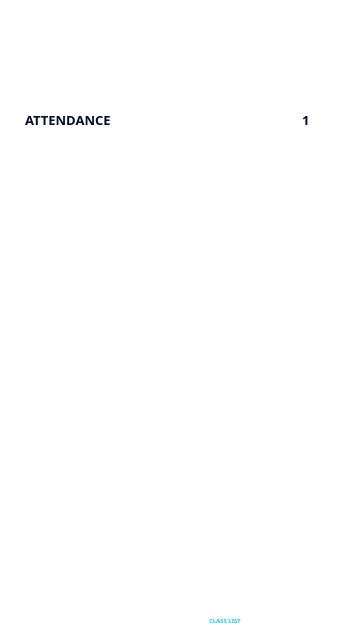
<?xml version="1.0" encoding="UTF-8"?>
<ui version="4.0">
 <class>Lecturer_Attendance_List</class>
 <widget class="QMainWindow" name="Lecturer_Attendance_List">
  <property name="geometry">
   <rect>
    <x>0</x>
    <y>0</y>
    <width>360</width>
    <height>640</height>
   </rect>
  </property>
  <property name="windowTitle">
   <string>Lecturer Attendance List</string>
  </property>
  <property name="windowIcon">
   <iconset resource="resources.qrc">
    <normaloff>:/res/assets/presence_logo.png</normaloff>:/res/assets/presence_logo.png</iconset>
  </property>
  <widget class="QWidget" name="centralwidget">
   <property name="styleSheet">
    <string notr="true">QWidget #centralwidget {
	background-color: #FFFFFF;
}</string>
   </property>
   <widget class="QGroupBox" name="footerGroup">
    <property name="geometry">
     <rect>
      <x>0</x>
      <y>510</y>
      <width>360</width>
      <height>130</height>
     </rect>
    </property>
    <property name="styleSheet">
     <string notr="true">QGroupBox {
	border: 0px;
	border-radius: 0px;
}</string>
    </property>
    <property name="title">
     <string/>
    </property>
    <widget class="QLabel" name="footerHud">
     <property name="geometry">
      <rect>
       <x>10</x>
       <y>70</y>
       <width>340</width>
       <height>60</height>
      </rect>
     </property>
     <property name="text">
      <string/>
     </property>
     <property name="pixmap">
      <pixmap resource="resources.qrc">:/res/assets/footer.png</pixmap>
     </property>
     <property name="alignment">
      <set>Qt::AlignCenter</set>
     </property>
    </widget>
    <widget class="QPushButton" name="homeButton">
     <property name="geometry">
      <rect>
       <x>120</x>
       <y>77</y>
       <width>30</width>
       <height>30</height>
      </rect>
     </property>
     <property name="styleSheet">
      <string notr="true">QPushButton {
	border: 0px;
	border-radius: 0px;
	background: none;
}

QPushButton:focus { 
	outline: none; 
}</string>
     </property>
     <property name="text">
      <string/>
     </property>
     <property name="icon">
      <iconset resource="resources.qrc">
       <normaloff>:/res/assets/home_unselected.png</normaloff>:/res/assets/home_unselected.png</iconset>
     </property>
     <property name="iconSize">
      <size>
       <width>25</width>
       <height>25</height>
      </size>
     </property>
     <property name="flat">
      <bool>true</bool>
     </property>
    </widget>
    <widget class="QLabel" name="homeLabel">
     <property name="geometry">
      <rect>
       <x>105</x>
       <y>102</y>
       <width>60</width>
       <height>16</height>
      </rect>
     </property>
     <property name="styleSheet">
      <string notr="true">QLabel {
	color: #FFFFFF;
	text-align: center;
	font-family: Poppins;
	font-size: 6px;
	font-style: normal;
	font-weight: 500;
	line-height: normal;
}</string>
     </property>
     <property name="text">
      <string>HOME</string>
     </property>
     <property name="alignment">
      <set>Qt::AlignCenter</set>
     </property>
    </widget>
    <widget class="QPushButton" name="classListButton">
     <property name="geometry">
      <rect>
       <x>210</x>
       <y>77</y>
       <width>30</width>
       <height>30</height>
      </rect>
     </property>
     <property name="styleSheet">
      <string notr="true">QPushButton {
	border: 0px;
	border-radius: 0px;
	background: none;
}

QPushButton:focus { 
	outline: none; 
}</string>
     </property>
     <property name="text">
      <string/>
     </property>
     <property name="icon">
      <iconset resource="resources.qrc">
       <normaloff>:/res/assets/class_list_selected.png</normaloff>:/res/assets/class_list_selected.png</iconset>
     </property>
     <property name="iconSize">
      <size>
       <width>25</width>
       <height>25</height>
      </size>
     </property>
     <property name="flat">
      <bool>true</bool>
     </property>
    </widget>
    <widget class="QLabel" name="classListLabel">
     <property name="geometry">
      <rect>
       <x>195</x>
       <y>102</y>
       <width>60</width>
       <height>16</height>
      </rect>
     </property>
     <property name="styleSheet">
      <string notr="true">QLabel {
	color: #15CAE3;
	text-align: center;
	font-family: Poppins;
	font-size: 6px;
	font-style: normal;
	font-weight: 500;
	line-height: normal;
}</string>
     </property>
     <property name="text">
      <string>CLASS LIST</string>
     </property>
     <property name="alignment">
      <set>Qt::AlignCenter</set>
     </property>
    </widget>
    <widget class="QLabel" name="whiteBox">
     <property name="geometry">
      <rect>
       <x>0</x>
       <y>0</y>
       <width>360</width>
       <height>130</height>
      </rect>
     </property>
     <property name="text">
      <string/>
     </property>
     <property name="pixmap">
      <pixmap resource="resources.qrc">:/res/assets/white_box.png</pixmap>
     </property>
     <property name="alignment">
      <set>Qt::AlignCenter</set>
     </property>
    </widget>
    <widget class="QPushButton" name="takeAttendanceButton">
     <property name="geometry">
      <rect>
       <x>75</x>
       <y>25</y>
       <width>210</width>
       <height>40</height>
      </rect>
     </property>
     <property name="styleSheet">
      <string notr="true">QPushButton {
	border: 0px;
	border-radius: 0px;
	background: none;
}

QPushButton:focus { 
	outline: none; 
}</string>
     </property>
     <property name="text">
      <string/>
     </property>
     <property name="icon">
      <iconset resource="resources.qrc">
       <normaloff>:/res/assets/take_attendance.png</normaloff>:/res/assets/take_attendance.png</iconset>
     </property>
     <property name="iconSize">
      <size>
       <width>300</width>
       <height>50</height>
      </size>
     </property>
     <property name="flat">
      <bool>true</bool>
     </property>
    </widget>
    <widget class="QLabel" name="errorLabel">
     <property name="enabled">
      <bool>true</bool>
     </property>
     <property name="geometry">
      <rect>
       <x>25</x>
       <y>5</y>
       <width>310</width>
       <height>20</height>
      </rect>
     </property>
     <property name="styleSheet">
      <string notr="true">QLabel {
	background: none;
	color: #FF003D;
	font-family: Poppins;
	font-size: 10px;
	font-style: normal;
	font-weight: 600;
	line-height: normal;
}</string>
     </property>
     <property name="text">
      <string/>
     </property>
     <property name="alignment">
      <set>Qt::AlignCenter</set>
     </property>
    </widget>
    <zorder>whiteBox</zorder>
    <zorder>footerHud</zorder>
    <zorder>homeButton</zorder>
    <zorder>homeLabel</zorder>
    <zorder>classListButton</zorder>
    <zorder>classListLabel</zorder>
    <zorder>takeAttendanceButton</zorder>
    <zorder>errorLabel</zorder>
   </widget>
   <widget class="QGroupBox" name="headerGroup">
    <property name="geometry">
     <rect>
      <x>0</x>
      <y>0</y>
      <width>360</width>
      <height>100</height>
     </rect>
    </property>
    <property name="styleSheet">
     <string notr="true">QGroupBox {
	border: 0px;
	border-radius: 0px;
}</string>
    </property>
    <property name="title">
     <string/>
    </property>
    <widget class="QLabel" name="headerHud">
     <property name="geometry">
      <rect>
       <x>0</x>
       <y>0</y>
       <width>360</width>
       <height>100</height>
      </rect>
     </property>
     <property name="styleSheet">
      <string notr="true"/>
     </property>
     <property name="text">
      <string/>
     </property>
     <property name="pixmap">
      <pixmap resource="resources.qrc">:/res/assets/header_short.png</pixmap>
     </property>
    </widget>
    <widget class="QPushButton" name="backButton">
     <property name="geometry">
      <rect>
       <x>15</x>
       <y>15</y>
       <width>30</width>
       <height>30</height>
      </rect>
     </property>
     <property name="styleSheet">
      <string notr="true">QPushButton {
	border: 0px;
	border-radius: 0px;
	background: none;
}

QPushButton:focus { 
	outline: none; 
}</string>
     </property>
     <property name="text">
      <string/>
     </property>
     <property name="icon">
      <iconset resource="resources.qrc">
       <normaloff>:/res/assets/back.png</normaloff>:/res/assets/back.png</iconset>
     </property>
     <property name="iconSize">
      <size>
       <width>30</width>
       <height>30</height>
      </size>
     </property>
     <property name="flat">
      <bool>true</bool>
     </property>
    </widget>
    <widget class="QLabel" name="headerSubjectCodeLabel">
     <property name="geometry">
      <rect>
       <x>55</x>
       <y>15</y>
       <width>250</width>
       <height>30</height>
      </rect>
     </property>
     <property name="font">
      <font>
       <family>Poppins</family>
       <pointsize>-1</pointsize>
       <italic>false</italic>
       <fontweight>DemiBold</fontweight>
      </font>
     </property>
     <property name="styleSheet">
      <string notr="true">QLabel {
	color: #FFF;
	text-align: center;
	font-family: Poppins;
	font-size: 24px;
	font-style: normal;
	font-weight: 600;
	line-height: normal;
}</string>
     </property>
     <property name="text">
      <string>SC&lt;?&gt;</string>
     </property>
     <property name="alignment">
      <set>Qt::AlignCenter</set>
     </property>
    </widget>
    <widget class="QLabel" name="headerSubjectDescLabel">
     <property name="geometry">
      <rect>
       <x>25</x>
       <y>40</y>
       <width>310</width>
       <height>15</height>
      </rect>
     </property>
     <property name="styleSheet">
      <string notr="true">QLabel {
	color: #FFFFFF;
	text-align: center;
	font-family: Poppins;
	font-size: 9px;
	font-style: normal;
	font-weight: 600;
	line-height: normal;
}</string>
     </property>
     <property name="text">
      <string>SD&lt;?&gt;</string>
     </property>
     <property name="alignment">
      <set>Qt::AlignCenter</set>
     </property>
    </widget>
    <widget class="QLabel" name="headerProgramLabel">
     <property name="geometry">
      <rect>
       <x>25</x>
       <y>60</y>
       <width>310</width>
       <height>20</height>
      </rect>
     </property>
     <property name="styleSheet">
      <string notr="true">QLabel {
	color: #FFFFFF;
	text-align: center;
	font-family: Poppins;
	font-size: 12px;
	font-style: normal;
	font-weight: 400;
	line-height: normal;
}</string>
     </property>
     <property name="text">
      <string>P&lt;?&gt; YS&lt;?&gt;</string>
     </property>
     <property name="alignment">
      <set>Qt::AlignCenter</set>
     </property>
    </widget>
   </widget>
   <widget class="QLabel" name="titleLabel">
    <property name="geometry">
     <rect>
      <x>25</x>
      <y>110</y>
      <width>180</width>
      <height>20</height>
     </rect>
    </property>
    <property name="styleSheet">
     <string notr="true">QLabel {
	color: #000F2A;
	font-family: Poppins;
	font-size: 13px;
	font-style: normal;
	font-weight: 700;
	line-height: normal;
}</string>
    </property>
    <property name="text">
     <string>ATTENDANCE</string>
    </property>
   </widget>
   <widget class="QGroupBox" name="datetimeGroup">
    <property name="geometry">
     <rect>
      <x>25</x>
      <y>140</y>
      <width>160</width>
      <height>40</height>
     </rect>
    </property>
    <property name="styleSheet">
     <string notr="true">QGroupBox {
	border: 0px;
	border-radius: 0px;
}</string>
    </property>
    <property name="title">
     <string/>
    </property>
    <widget class="QLabel" name="calendarIcon">
     <property name="geometry">
      <rect>
       <x>0</x>
       <y>0</y>
       <width>40</width>
       <height>40</height>
      </rect>
     </property>
     <property name="text">
      <string/>
     </property>
     <property name="pixmap">
      <pixmap resource="resources.qrc">:/res/assets/calendar.png</pixmap>
     </property>
    </widget>
    <widget class="QLabel" name="dateLabel">
     <property name="geometry">
      <rect>
       <x>40</x>
       <y>5</y>
       <width>120</width>
       <height>16</height>
      </rect>
     </property>
     <property name="styleSheet">
      <string notr="true">QLabel {
	color: #000F2A;
	font-family: Poppins;
	font-size: 9px;
	font-style: normal;
	font-weight: 300;
	line-height: normal;
}</string>
     </property>
     <property name="text">
      <string/>
     </property>
    </widget>
    <widget class="QLabel" name="timeLabel">
     <property name="geometry">
      <rect>
       <x>40</x>
       <y>15</y>
       <width>120</width>
       <height>16</height>
      </rect>
     </property>
     <property name="styleSheet">
      <string notr="true">QLabel {
	color: #000F2A;
	font-family: Poppins;
	font-size: 11px;
	font-style: normal;
	font-weight: 500;
	line-height: normal;
}</string>
     </property>
     <property name="text">
      <string/>
     </property>
    </widget>
   </widget>
   <widget class="QGroupBox" name="pageGroup">
    <property name="geometry">
     <rect>
      <x>260</x>
      <y>105</y>
      <width>90</width>
      <height>30</height>
     </rect>
    </property>
    <property name="styleSheet">
     <string notr="true">QGroupBox {
	border: 0px;
	border-radius: 0px;
}</string>
    </property>
    <property name="title">
     <string/>
    </property>
    <widget class="QPushButton" name="nextPageButton">
     <property name="geometry">
      <rect>
       <x>55</x>
       <y>5</y>
       <width>20</width>
       <height>20</height>
      </rect>
     </property>
     <property name="styleSheet">
      <string notr="true">QPushButton {
	border: 0px;
	border-radius: 0px;
	background: none;
}

QPushButton:focus { 
	outline: none; 
}</string>
     </property>
     <property name="text">
      <string/>
     </property>
     <property name="icon">
      <iconset resource="resources.qrc">
       <normaloff>:/res/assets/next_arrow.png</normaloff>:/res/assets/next_arrow.png</iconset>
     </property>
     <property name="flat">
      <bool>true</bool>
     </property>
    </widget>
    <widget class="QPushButton" name="prevPageButton">
     <property name="geometry">
      <rect>
       <x>15</x>
       <y>5</y>
       <width>20</width>
       <height>20</height>
      </rect>
     </property>
     <property name="styleSheet">
      <string notr="true">QPushButton {
	border: 0px;
	border-radius: 0px;
	background: none;
}

QPushButton:focus { 
	outline: none; 
}</string>
     </property>
     <property name="text">
      <string/>
     </property>
     <property name="icon">
      <iconset resource="resources.qrc">
       <normaloff>:/res/assets/prev_arrow.png</normaloff>:/res/assets/prev_arrow.png</iconset>
     </property>
     <property name="flat">
      <bool>true</bool>
     </property>
    </widget>
    <widget class="QLineEdit" name="numberPageTextbox">
     <property name="geometry">
      <rect>
       <x>31</x>
       <y>5</y>
       <width>30</width>
       <height>20</height>
      </rect>
     </property>
     <property name="styleSheet">
      <string notr="true">QLineEdit {
	background-color: transparent;
	border: 0px;
	color: #000F2A;
	font-family: Poppins;
	font-size: 13px;
	font-style: normal;
	font-weight: 700;
	line-height: normal;
}</string>
     </property>
     <property name="text">
      <string>1</string>
     </property>
     <property name="alignment">
      <set>Qt::AlignCenter</set>
     </property>
    </widget>
   </widget>
   <widget class="QGroupBox" name="attendanceListArea">
    <property name="geometry">
     <rect>
      <x>25</x>
      <y>190</y>
      <width>310</width>
      <height>330</height>
     </rect>
    </property>
    <property name="styleSheet">
     <string notr="true">QGroupBox {
	border: 0px;
	border-radius: 0px;
	background: none;
}</string>
    </property>
    <property name="title">
     <string/>
    </property>
   </widget>
   <zorder>headerGroup</zorder>
   <zorder>titleLabel</zorder>
   <zorder>datetimeGroup</zorder>
   <zorder>footerGroup</zorder>
   <zorder>pageGroup</zorder>
   <zorder>attendanceListArea</zorder>
  </widget>
 </widget>
 <resources>
  <include location="resources.qrc"/>
 </resources>
 <connections/>
</ui>
